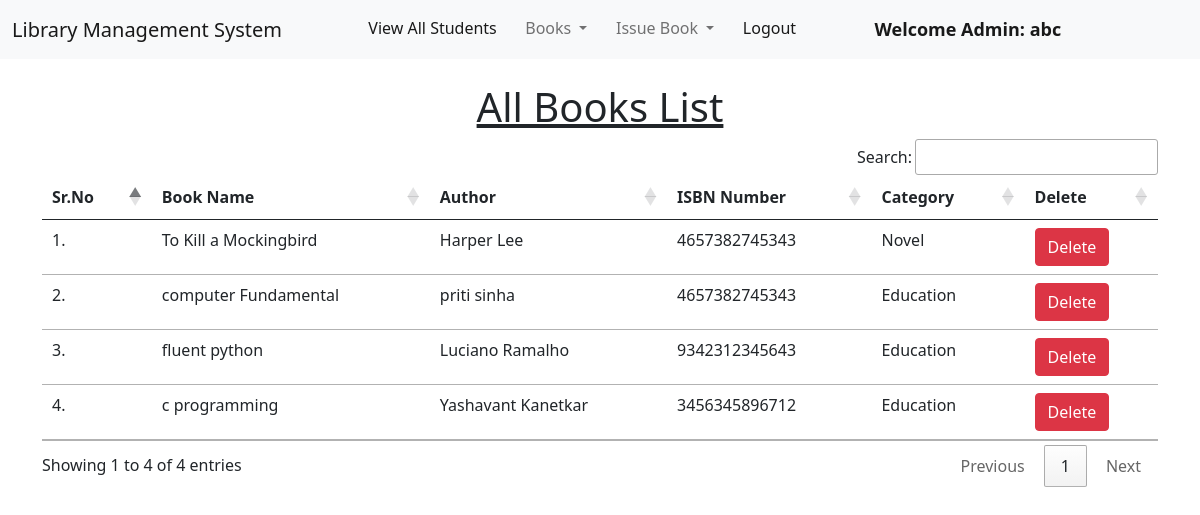
/view_books/ (signed in), run on the app's committed database.
### library/models.py (models this page shows, shortened)
class Book(models.Model):
    name = models.CharField(max_length=200)
    author = models.CharField(max_length=200)
    isbn = models.PositiveIntegerField()
    category = models.CharField(max_length=50)

### library/views.py (the view)
# urls.py: path("view_books/", views.view_books, name="view_books"),
@login_required(login_url = '/admin_login')
def view_books(request):
    books = Book.objects.all()
    return render(request, "view_books.html", {'books':books})

### library/templates/view_books.html (shortened to what this page needs)
{% extends 'admin_navbar.html' %}
{% load static %}
{% block body %}
<div class="container mt-4">
    <h1 class="text-center"><u>All Books List</u></h1>
    <table class="table table-hover" id="example">
        <thead>
            <tr>
                <th>Sr.No</th>
                <th>Book Name</th>
                <th>Author</th>
                <th>ISBN Number</th>
                <th>Category</th>
                <th>Delete</th>
            </tr>
        </thead>
        <tbody>
            {% for book in books %}
            <tr>
                <td>{{forloop.counter}}.</td>
                <td>{{book.name}}</td>
                <td>{{book.author}}</td>
                <td>{{book.isbn}}</td>
                <td>{{book.category}}</td>
                <td><a href="/delete_book/{{book.id}}/" class="btn btn-danger" onclick="return confirm('Are you sure you want to delete this book?')">Delete</a></td>
            </tr>
            {% endfor %}
        </tbody>
    </table>
    </div>
{% endblock %}

### library/templates/admin_navbar.html (shortened to what this page needs)
<!doctype html>
<html lang="en">
  <head>
    <link href="https://cdn.jsdelivr.net/npm/bootstrap@5.1.0/dist/css/bootstrap.min.css" rel="stylesheet">
    <link rel="stylesheet" href="https://cdn.datatables.net/1.10.25/css/jquery.dataTables.min.css">
    <link rel="stylesheet" href="https://cdn.datatables.net/buttons/1.7.1/css/buttons.dataTables.min.css">
  </head>
  <body>
    <nav class="navbar navbar-expand-lg navbar-light bg-light">
        <div class="container-fluid">
          <a class="navbar-brand" href="#">Library Management System</a>
          <div class="collapse navbar-collapse" id="navbarSupportedContent">
            <ul class="navbar-nav me-auto mb-2 mb-lg-0">
              <li class="nav-item">
                <a class="nav-link active" aria-current="page" href="/view_students/">View All Students</a>
              </li>
              <li class="nav-item dropdown">
                <a class="nav-link dropdown-toggle" href="#" id="navbarDropdown" role="button" data-bs-toggle="dropdown" aria-expanded="false">
                  Books
                </a>
              </li>
              <li class="nav-item dropdown">
                <a class="nav-link dropdown-toggle" href="#" id="navbarDropdown" role="button" data-bs-toggle="dropdown" aria-expanded="false">
                  Issue Book
                </a>
              </li>
              <li class="nav-item">
                <a class="nav-link active" aria-current="page" href="/logout/">Logout</a>
              </li>
              <li class="nav-item">
                <a style="font-weight:600; font-family:'Segoe UI', Tahoma, Geneva, Verdana, sans-serif; font-size: large;" class="nav-link active" href="#">Welcome Admin: {{request.user}}</a>
              </li>
            </ul>
          </div>
        </div>
      </nav>
      {% block body %}
      {% endblock %}
  </body>
</html>

### data on the page
Book: name "To Kill a Mockingbird", author "Harper Lee", isbn "4657382745343", category "Novel"
Book: name "computer Fundamental", author "priti sinha", isbn "4657382745343", category "Education"
Book: name "fluent python", author "Luciano Ramalho", isbn "9342312345643", category "Education"
Book: name "c programming", author "Yashavant Kanetkar", isbn "3456345896712", category "Education"

### other printed values
{{ request.user }} "abc"
